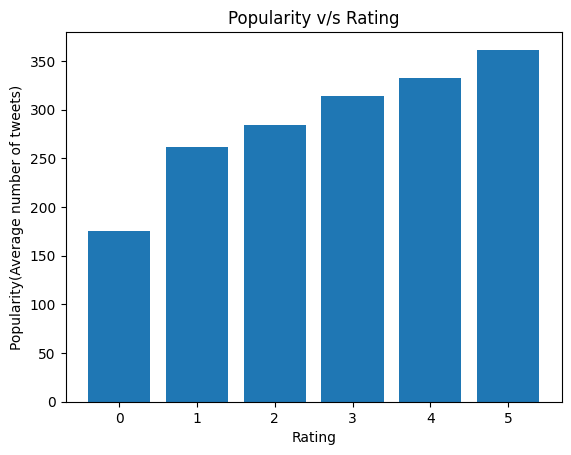

This figure's Python source:
import json
import pandas as pd
import matplotlib.pyplot as plt
def task5():
    tweet_path = 'course/data/a1/engagements/HealthStory.json'
    review_path = 'course/data/a1/reviews/HealthStory.json'

    file1 = open(tweet_path)
    stories = json.load(file1)

    file2 = open(review_path)
    reviews = json.load(file2)

    popularity = {}
    rating = {}
    for id, tweet in stories.items():
        tweet_list = []
        for key, item in tweet.items():
            tweet_list = tweet_list + item
        num_tweets = len(set(tweet_list))
        popularity[id] = num_tweets
    #print(popularity)

    for review in reviews:
        rating[review['news_id']] = review['rating']
    #print(rating)

    num_article_per_rating = {}
    for i in range(0,6):
        num_article_per_rating[i] = list(rating.values()).count(i)
    print(num_article_per_rating)

    rating_pop = {}

    for key in popularity.keys():
        if rating[key] in rating_pop.keys():
            rating_pop[rating[key]] += popularity[key]
        else:
            rating_pop[rating[key]] = popularity[key]

    for key in rating_pop.keys():
        rating_pop[key] = rating_pop[key]/num_article_per_rating[key]
    #print(rating_pop)

    rating_pop_list = []
    for i in range(6):
        rating_pop_list.append(rating_pop[i])
    print(rating_pop_list)

    plt.bar(range(len(rating_pop_list)), rating_pop_list, align='center')
    plt.xticks(range(len(rating_pop)), [0,1,2,3,4,5])
    plt.ylabel('Popularity(Average number of tweets)')
    plt.xlabel('Rating')
    plt.title('Popularity v/s Rating')
    plt.savefig('task5.png', bbox_inches="tight")
    plt.show()
task5()